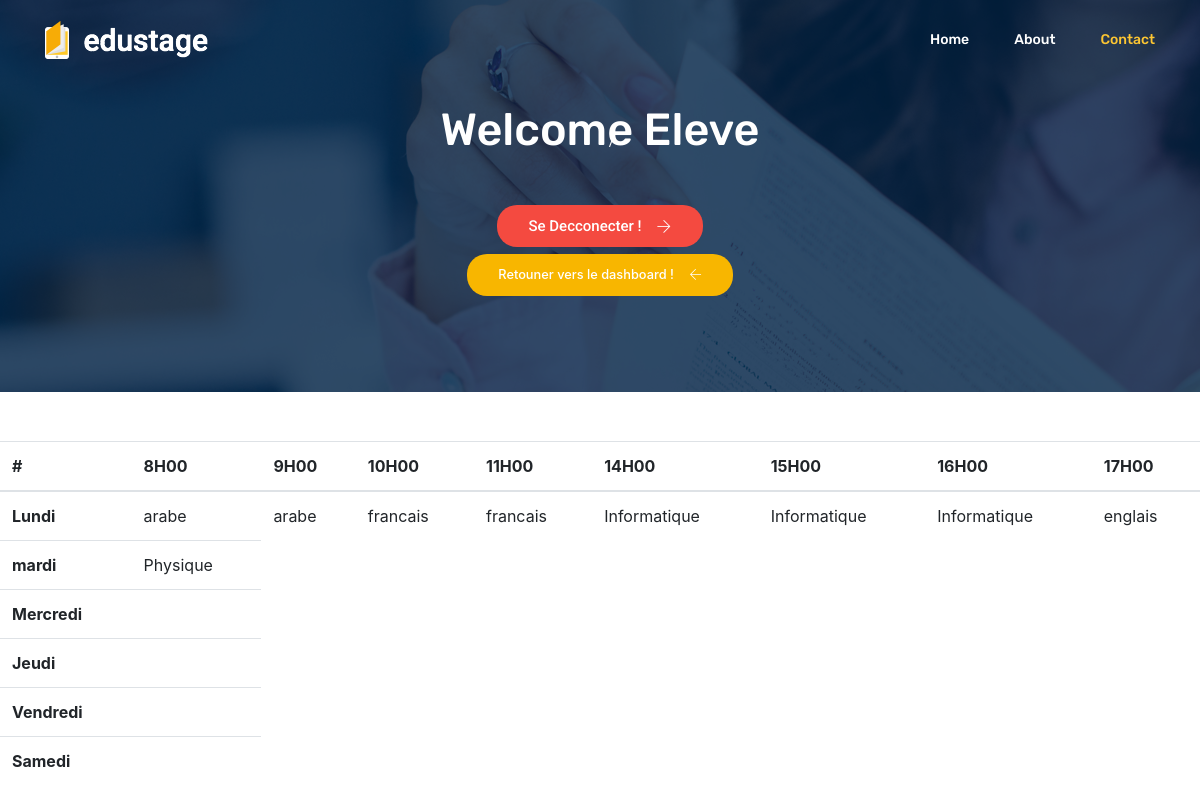
The app's page /CoinEleve/emploidutemps.php (signed in) with its own data.
### tables this page shows
CREATE TABLE `heurs` (
  `heur_id` int(11) NOT NULL,
  `idc` int(11) NOT NULL,
  `jour` varchar(25) NOT NULL,
  `temps` int(10) NOT NULL,
  `matiere` varchar(30) NOT NULL
);

### CoinEleve/voiremp.php (the view, shortened to what this page needs)
<?php
require_once '../inc/dbh.inc.php';
?>
<link rel='stylesheet' href='https://stackpath.bootstrapcdn.com/bootstrap/4.4.1/css/bootstrap.min.css'>
<center>
  <br>
    </div>
  <br>
  <div>
    <?php
      $selected_cl = $_SESSION['classe_e'];
      $sql = "SELECT * from heurs where idc='$selected_cl' and jour='Lundi' order by temps ASC";
      $query = mysqli_query($conn, $sql);
      if ($query) {
        $resu = $query->fetch_assoc();
        echo "<table class='table'>
<thead>
  <tr>
    <th scope='col'>#</th>
    <th scope='col'>8H00</th>
    <th scope='col'>9H00</th>
    <th scope='col'>10H00</th>
    <th scope='col'>11H00</th>
    <th scope='col'>14H00</th>
    <th scope='col'>15H00</th>
    <th scope='col'>16H00</th>
    <th scope='col'>17H00</th>
  </tr>
</thead> <tbody>";
        echo "<tr>
      <th scope='row'>Lundi</th>
      <td>" . $resu['matiere'] . "</td>";
        while ($rows = $query->fetch_assoc()) {
          echo "
        <td>" . $rows['matiere'] . "</td>
    ";
        }
        echo "</tr>";
      } else {
        echo "error";
      }
    ?>
      <?php
      $selected_cl = $_SESSION['classe_e'];
      $sql2 = "SELECT * from heurs where idc='$selected_cl' and jour='Mardi' order by temps ASC";
      $query = mysqli_query($conn, $sql2);
      if ($query) {
        $resu = $query->fetch_assoc();
        echo "<tr>
      <th scope='row'>mardi</th>
      <td>" . $resu['matiere'] . "</td>";
        echo "</tr>";
      } else {
        echo "error";
      }
    ?>
<?php
      $selected_cl = $_SESSION['classe_e'];
$sql3 = "SELECT * from heurs where idc='$selected_cl' and jour='Mercredi' order by temps ASC";
$query = mysqli_query($conn, $sql3);
if ($query) {
  $resu = $query->fetch_assoc();
  echo "<tr>
<th scope='row'>Mercredi</th>
<td>" . $resu['matiere'] . "</td>";
  echo "</tr>";
} else {
  echo "error";
}
?>
<?php
$selected_cl = $_SESSION['classe_e'];
$sql4 = "SELECT * from heurs where idc='$selected_cl' and jour='Jeudi' order by temps ASC";
$query = mysqli_query($conn, $sql4);
if ($query) {
  $resu = $query->fetch_assoc();
  echo "<tr>
<th scope='row'>Jeudi</th>
<td>" . $resu['matiere'] . "</td>";
  echo "</tr>";
} else {
  echo "error";
}
?>
<?php
 $selected_cl = $_SESSION['classe_e'];
$sql5 = "SELECT * from heurs where idc='$selected_cl' and jour='Vendredi' order by temps ASC";
$query = mysqli_query($conn, $sql5);
if ($query) {
  $resu = $query->fetch_assoc();
  echo "<tr>
<th scope='row'>Vendredi</th>
<td>" . $resu['matiere'] . "</td>";
  echo "</tr>";
} else {
  echo "error";
}
?>
<?php
$selected_cl = $_SESSION['classe_e'];
$sql5 = "SELECT * from heurs where idc='$selected_cl' and jour='Samedi' order by temps ASC";
$query = mysqli_query($conn, $sql5);
if ($query) {
  $resu = $query->fetch_assoc();
  echo "<tr>
<th scope='row'>Samedi</th>
<td>" . $resu['matiere'] . "</td>";
  echo "</tr>";
} else {
  echo "error";
}
?>
  </div>

### CoinEleve/emploidutemps.php (shortened to what this page needs)
<!DOCTYPE html>
<html lang='en'>
  <head>
    <link rel='stylesheet' href='../css/bootstrap.css' />
    <link rel='stylesheet' href='../css/flaticon.css' />
    <link rel='stylesheet' href='../css/themify-icons.css' />
    <link rel='stylesheet' href='../vendors/owl-carousel/owl.carousel.min.css' />
    <link rel='stylesheet' href='../vendors/nice-select/css/nice-select.css' />
    <link rel='stylesheet' href='../css/style.css' />
  </head>
  <body>
    <header class='header_area white-header'>
        <nav class='navbar navbar-expand-lg navbar-light'>
          <div class='container'>
            <a class='navbar-brand' href='index.html'>
              <img class='logo-2' src='img/logo2.png' alt='' />
            </a>
            <div
              class='collapse navbar-collapse offset'
              id='navbarSupportedContent'
            >
              <ul class='nav navbar-nav menu_nav ml-auto'>
                <li class='nav-item'>
                  <a class='nav-link' href='index.html'>Home</a>
                </li>
                <li class='nav-item'>
                  <a class='nav-link' href='about-us.html'>About</a>
                </li>
                <li class='nav-item active'>
                  <a class='nav-link' href='contact.html'>Contact</a>
                </li>
              </ul>
            </div>
          </div>
        </nav>
    </header>
    <section class='banner_area'>
      <div class='banner_inner d-flex align-items-center'>
        <div class='overlay'></div>
        <div class='container'>
          <div class='row justify-content-center'>
            <div class='col-lg-6'>
              <div class='banner_content text-center'>
                <div class='page_link'>
                  <a href='#'><h2>Welcome <?php echo $_SESSION['nom'] ?></h1> </a>
                  <br>
                  <br>
                  <a href='../inc/logout.inc.php' class='genric-btn danger circle arrow'>Se decconecter !<span class='ti-arrow-right'></span></a>            </div>
                  <a href='./dashboard.php' class='genric-btn primary circle arrow'>Retouner vers le dashboard !<span class='ti-arrow-left'></span></a>            </div>
                </div>
              </div>
            </div>
          </div>
    </section>
      <div class='container'>
         <?php
              include_once 'voiremp.php'
         ?>
          <div class='row'>
          <div class='col-lg-12 align-content-center'>
          </div>
        </div>
  </body>
</html>

### records on screen
heurs: matiere "arabe"
heurs: matiere "arabe"
heurs: matiere "francais"
heurs: matiere "francais"
heurs: matiere "Informatique"
heurs: matiere "Informatique"
heurs: matiere "Informatique"
heurs: matiere "englais"
heurs: matiere "Physique"

### other values on screen
$_SESSION['nom'] "Eleve"
